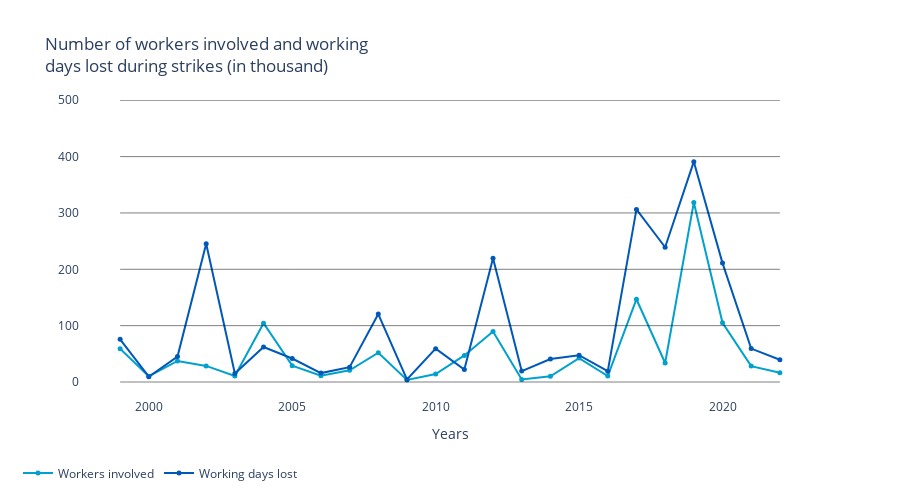

The cell this chart's notebook holds for it:
### Markdown cell above
At solmen va esser necessi far uniform grammatica, pronunciation e plu sommun paroles. Ma quande lingues coalesce, li grammatica del resultant lingue es plu simplic e regulari quam ti del coalescent lingues. Li nov lingua franca va esser plu simplic e regulari quam li existent Europan lingues. Nam eget dui. Etiam rhoncus. Maecenas tempus, tellus eget condimentum rhoncus, sem quam semper libero, sit amet adipiscing sem neque sed ipsum. Nam quam nunc, blandit vel, luctus pulvinar, hendrerit id, lorem. Maecenas nec odio et ante tincidunt tempus. Donec vitae sapien ut libero venenatis faucibus. Nullam quis ante.

### Code cell
import plotly.graph_objects as go
import pandas as pd

# Read the data from table2.csv
df2 = pd.read_csv('table2.csv')

# Initialize a figure
fig2 = go.Figure()

# Create the first line
fig2.add_trace(
    go.Scatter(
        x=df2["Jaartal"], 
        y=df2["Workers involved (x 1,000)"],
        mode='lines+markers',
        line=dict(color='#00a1cd', width=2),
        marker=dict(color='#00a1cd', size=5),
        name="Workers involved",
        hovertemplate='<b>%{x}</b><br>Workers involved: <b>%{y} thousand</b> <extra></extra>'
    )
)

# Create the second line
fig2.add_trace(
    go.Scatter(
        x=df2["Jaartal"], 
        y=df2["Working days lost (x 1,000)"],
        mode='lines+markers',
        line=dict(color='#0058b8', width=2),
        marker=dict(color='#0058b8', size=5),
        name="Working days lost",
        hovertemplate='<b>%{x}</b><br>Working days lost: <b>%{y} thousand</b> <extra></extra>'
    )
)

# Customize the plot layout
fig2.update_layout(
    plot_bgcolor='white',
    xaxis=dict(title='Years'),
    yaxis=dict(title=''),  # Remove y-axis tick labels
    legend=dict(title='', orientation='h', yanchor='bottom', y=-0.3, xanchor='right', x=0.3),  # Update legend settings
    title="Number of workers involved and working<br>days lost during strikes (in thousand)",
    height=500
)

# Add horizontal lines at y = 0, 100, 200, 300, 400, and 500
y_values = [0, 100, 200, 300, 400, 500]
for y in y_values:
    fig2.add_shape(
        type='line',
        x0=min(df2['Jaartal']),
        x1=max(df2['Jaartal']),
        y0=y,
        y1=y,
        line=dict(color='black'),
        line_width=0.5
    )

# Show the plot
fig2.show()

### Figure 1 — Plotly figure (JSON) as saved in the notebook; plotly's stock layout.template omitted (floating-point values rounded to 4 significant figures)
{"data": [{"hovertemplate": "<b>%{x}</b><br>Workers involved: <b>%{y} thousand</b> <extra></extra>", "line": {"color": "#00a1cd", "width": 2}, "marker": {"color": "#00a1cd", "size": 5}, "mode": "lines+markers", "name": "Workers involved", "type": "scatter", "x": [1999, 2000, 2001, 2002, 2003, 2004, 2005, 2006, 2007, 2008, 2009, 2010, 2011, 2012, 2013, 2014, 2015, 2016, 2017, 2018, 2019, 2020, 2021, 2022], "y": [58.9, 10.3, 37.4, 28.6, 10.8, 104.2, 29, 11.3, 20.7, 51.9, 3.6, 14.1, 47.1, 89.6, 4.5, 10.2, 42.4, 10.6, 146.9, 33.7, 318.7, 105, 28.2, 16.5]}, {"hovertemplate": "<b>%{x}</b><br>Working days lost: <b>%{y} thousand</b> <extra></extra>", "line": {"color": "#0058b8", "width": 2}, "marker": {"color": "#0058b8", "size": 5}, "mode": "lines+markers", "name": "Working days lost", "type": "scatter", "x": [1999, 2000, 2001, 2002, 2003, 2004, 2005, 2006, 2007, 2008, 2009, 2010, 2011, 2012, 2013, 2014, 2015, 2016, 2017, 2018, 2019, 2020, 2021, 2022], "y": [75.8, 9.4, 45.1, 245.5, 15, 62.2, 41.7, 15.8, 26.4, 120.6, 4.6, 59.2, 22, 219.4, 19.4, 40.9, 47.6, 19.2, 306.3, 239.1, 391, 211, 59.3, 39.4]}], "layout": {"height": 500, "legend": {"orientation": "h", "title": {"text": ""}, "x": 0.3, "xanchor": "right", "y": -0.3, "yanchor": "bottom"}, "plot_bgcolor": "white", "shapes": [{"line": {"color": "black", "width": 0.5}, "type": "line", "x0": 1999, "x1": 2022, "y0": 0, "y1": 0}, {"line": {"color": "black", "width": 0.5}, "type": "line", "x0": 1999, "x1": 2022, "y0": 100, "y1": 100}, {"line": {"color": "black", "width": 0.5}, "type": "line", "x0": 1999, "x1": 2022, "y0": 200, "y1": 200}, {"line": {"color": "black", "width": 0.5}, "type": "line", "x0": 1999, "x1": 2022, "y0": 300, "y1": 300}, {"line": {"color": "black", "width": 0.5}, "type": "line", "x0": 1999, "x1": 2022, "y0": 400, "y1": 400}, {"line": {"color": "black", "width": 0.5}, "type": "line", "x0": 1999, "x1": 2022, "y0": 500, "y1": 500}], "title": {"text": "Number of workers involved and working<br>days lost during strikes (in thousand)"}, "xaxis": {"title": {"text": "Years"}}, "yaxis": {"title": {"text": ""}}}}
